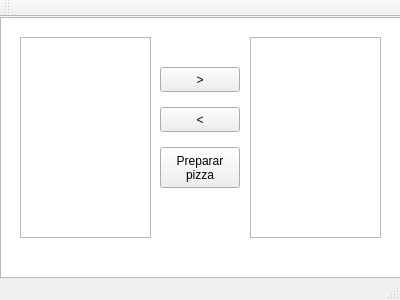
<?xml version="1.0" encoding="UTF-8"?>
<ui version="4.0">
 <class>MainWindow</class>
 <widget class="QMainWindow" name="MainWindow">
  <property name="geometry">
   <rect>
    <x>0</x>
    <y>0</y>
    <width>400</width>
    <height>300</height>
   </rect>
  </property>
  <property name="windowTitle">
   <string>MainWindow</string>
  </property>
  <widget class="QWidget" name="centralWidget">
   <widget class="QGraphicsView" name="graphicsView">
    <property name="geometry">
     <rect>
      <x>0</x>
      <y>0</y>
      <width>401</width>
      <height>261</height>
     </rect>
    </property>
   </widget>
   <widget class="QListWidget" name="selectable">
    <property name="geometry">
     <rect>
      <x>20</x>
      <y>20</y>
      <width>131</width>
      <height>201</height>
     </rect>
    </property>
   </widget>
   <widget class="QListWidget" name="selected">
    <property name="geometry">
     <rect>
      <x>250</x>
      <y>20</y>
      <width>131</width>
      <height>201</height>
     </rect>
    </property>
   </widget>
   <widget class="QPushButton" name="moveRightButton">
    <property name="geometry">
     <rect>
      <x>160</x>
      <y>50</y>
      <width>80</width>
      <height>25</height>
     </rect>
    </property>
    <property name="text">
     <string>&gt;</string>
    </property>
   </widget>
   <widget class="QPushButton" name="moveLeftButton">
    <property name="geometry">
     <rect>
      <x>160</x>
      <y>90</y>
      <width>80</width>
      <height>25</height>
     </rect>
    </property>
    <property name="text">
     <string>&lt;</string>
    </property>
   </widget>
   <widget class="QPushButton" name="preparePizzaButton">
    <property name="geometry">
     <rect>
      <x>160</x>
      <y>130</y>
      <width>80</width>
      <height>41</height>
     </rect>
    </property>
    <property name="text">
     <string>Preparar 
pizza</string>
    </property>
   </widget>
  </widget>
  <widget class="QMenuBar" name="menuBar">
   <property name="geometry">
    <rect>
     <x>0</x>
     <y>0</y>
     <width>400</width>
     <height>22</height>
    </rect>
   </property>
  </widget>
  <widget class="QToolBar" name="mainToolBar">
   <attribute name="toolBarArea">
    <enum>TopToolBarArea</enum>
   </attribute>
   <attribute name="toolBarBreak">
    <bool>false</bool>
   </attribute>
  </widget>
  <widget class="QStatusBar" name="statusBar"/>
 </widget>
 <layoutdefault spacing="6" margin="11"/>
 <resources/>
 <connections/>
</ui>
